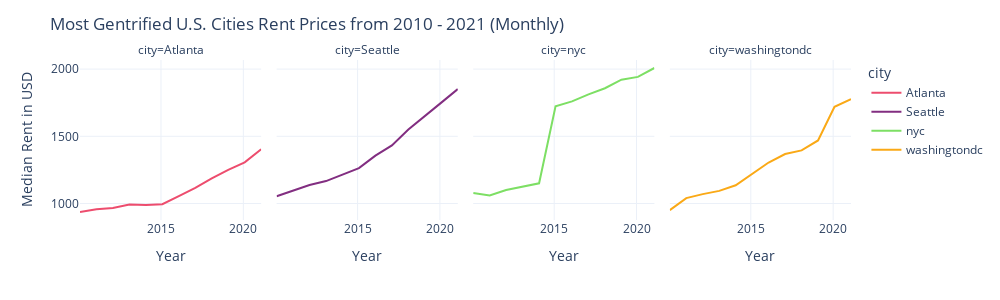

Source (notebook cell):
### Code cell
rent_dollars_df['Year'] = pd.to_datetime(rent_dollars_df['Year'])
# Group by month and calculate the median rent for each month
monthly_data = rent_dollars_df.groupby(['city', pd.Grouper(key='Year', freq='M')]).median().reset_index()
facet_colors = {
    'nyc': '#7DDF64',
    'washingtondc': '#FAA916',
    'Seattle': '#822E81',
    'Atlanta': '#ED4D6E'
}


fig = px.line(monthly_data, 
              x="Year", 
              y="Median Rent in USD", 
              color="city", 
              facet_col="city",
              facet_col_wrap=4,
              labels={"Median Rent in USD": "Median Rent in USD"},
              height=300, 
              width=1000,
              color_discrete_map=facet_colors, template='plotly_white')

fig.update_layout(title_text='Most Gentrified U.S. Cities Rent Prices from 2010 - 2021 (Monthly)')
fig.update_xaxes(title_text='Year')

fig.show()

### Figure 1 — Plotly figure (JSON) as saved in the notebook; plotly's stock layout.template omitted (floating-point values rounded to 4 significant figures)
{"data": [{"hovertemplate": "city=Atlanta<br>Year=%{x}<br>Median Rent in USD=%{y}<extra></extra>", "legendgroup": "Atlanta", "line": {"color": "#ED4D6E", "dash": "solid"}, "marker": {"symbol": "circle"}, "mode": "lines", "name": "Atlanta", "orientation": "v", "showlegend": true, "type": "scatter", "x": ["2010-01-31T00:00:00", "2011-01-31T00:00:00", "2012-01-31T00:00:00", "2013-01-31T00:00:00", "2014-01-31T00:00:00", "2015-01-31T00:00:00", "2016-01-31T00:00:00", "2017-01-31T00:00:00", "2018-01-31T00:00:00", "2019-01-31T00:00:00", "2020-01-31T00:00:00", "2021-01-31T00:00:00"], "xaxis": "x", "y": [937, 958, 966, 992, 989.5, 995, 1056.0, 1116, 1187, 1251, 1306, 1404.0], "yaxis": "y"}, {"hovertemplate": "city=Seattle<br>Year=%{x}<br>Median Rent in USD=%{y}<extra></extra>", "legendgroup": "Seattle", "line": {"color": "#822E81", "dash": "solid"}, "marker": {"symbol": "circle"}, "mode": "lines", "name": "Seattle", "orientation": "v", "showlegend": true, "type": "scatter", "x": ["2010-01-31T00:00:00", "2011-01-31T00:00:00", "2012-01-31T00:00:00", "2013-01-31T00:00:00", "2014-01-31T00:00:00", "2015-01-31T00:00:00", "2016-01-31T00:00:00", "2017-01-31T00:00:00", "2018-01-31T00:00:00", "2019-01-31T00:00:00", "2020-01-31T00:00:00", "2021-01-31T00:00:00"], "xaxis": "x2", "y": [1054, 1096.0, 1138.0, 1167, 1216.0, 1263, 1356, 1432.0, 1550, 1653, 1750.0, 1851], "yaxis": "y2"}, {"hovertemplate": "city=nyc<br>Year=%{x}<br>Median Rent in USD=%{y}<extra></extra>", "legendgroup": "nyc", "line": {"color": "#7DDF64", "dash": "solid"}, "marker": {"symbol": "circle"}, "mode": "lines", "name": "nyc", "orientation": "v", "showlegend": true, "type": "scatter", "x": ["2010-01-31T00:00:00", "2011-01-31T00:00:00", "2012-01-31T00:00:00", "2013-01-31T00:00:00", "2014-01-31T00:00:00", "2015-01-31T00:00:00", "2016-01-31T00:00:00", "2017-01-31T00:00:00", "2018-01-31T00:00:00", "2019-01-31T00:00:00", "2020-01-31T00:00:00", "2021-01-31T00:00:00"], "xaxis": "x3", "y": [1078, 1060.0, 1100, 1128, 1150.0, 1723, 1760, 1812, 1858.0, 1921, 1942, 2008], "yaxis": "y3"}, {"hovertemplate": "city=washingtondc<br>Year=%{x}<br>Median Rent in USD=%{y}<extra></extra>", "legendgroup": "washingtondc", "line": {"color": "#FAA916", "dash": "solid"}, "marker": {"symbol": "circle"}, "mode": "lines", "name": "washingtondc", "orientation": "v", "showlegend": true, "type": "scatter", "x": ["2010-01-31T00:00:00", "2011-01-31T00:00:00", "2012-01-31T00:00:00", "2013-01-31T00:00:00", "2014-01-31T00:00:00", "2015-01-31T00:00:00", "2016-01-31T00:00:00", "2017-01-31T00:00:00", "2018-01-31T00:00:00", "2019-01-31T00:00:00", "2020-01-31T00:00:00", "2021-01-31T00:00:00"], "xaxis": "x4", "y": [951, 1040, 1070, 1094, 1136, 1222, 1305, 1368, 1395, 1469, 1719, 1777], "yaxis": "y4"}], "layout": {"annotations": [{"font": {}, "showarrow": false, "text": "city=Atlanta", "x": 0.1175, "xanchor": "center", "xref": "paper", "y": 1, "yanchor": "bottom", "yref": "paper"}, {"font": {}, "showarrow": false, "text": "city=Seattle", "x": 0.3725, "xanchor": "center", "xref": "paper", "y": 1, "yanchor": "bottom", "yref": "paper"}, {"font": {}, "showarrow": false, "text": "city=nyc", "x": 0.6275, "xanchor": "center", "xref": "paper", "y": 1, "yanchor": "bottom", "yref": "paper"}, {"font": {}, "showarrow": false, "text": "city=washingtondc", "x": 0.8825, "xanchor": "center", "xref": "paper", "y": 1, "yanchor": "bottom", "yref": "paper"}], "height": 300, "legend": {"title": {"text": "city"}, "tracegroupgap": 0}, "margin": {"t": 60}, "title": {"text": "Most Gentrified U.S. Cities Rent Prices from 2010 - 2021 (Monthly)"}, "width": 1000, "xaxis": {"anchor": "y", "domain": [0, 0.235], "title": {"text": "Year"}}, "xaxis2": {"anchor": "y2", "domain": [0.255, 0.49], "matches": "x", "title": {"text": "Year"}}, "xaxis3": {"anchor": "y3", "domain": [0.51, 0.745], "matches": "x", "title": {"text": "Year"}}, "xaxis4": {"anchor": "y4", "domain": [0.765, 1.0], "matches": "x", "title": {"text": "Year"}}, "yaxis": {"anchor": "x", "domain": [0, 1], "title": {"text": "Median Rent in USD"}}, "yaxis2": {"anchor": "x2", "domain": [0, 1], "matches": "y", "showticklabels": false}, "yaxis3": {"anchor": "x3", "domain": [0, 1], "matches": "y", "showticklabels": false}, "yaxis4": {"anchor": "x4", "domain": [0, 1], "matches": "y", "showticklabels": false}}}
